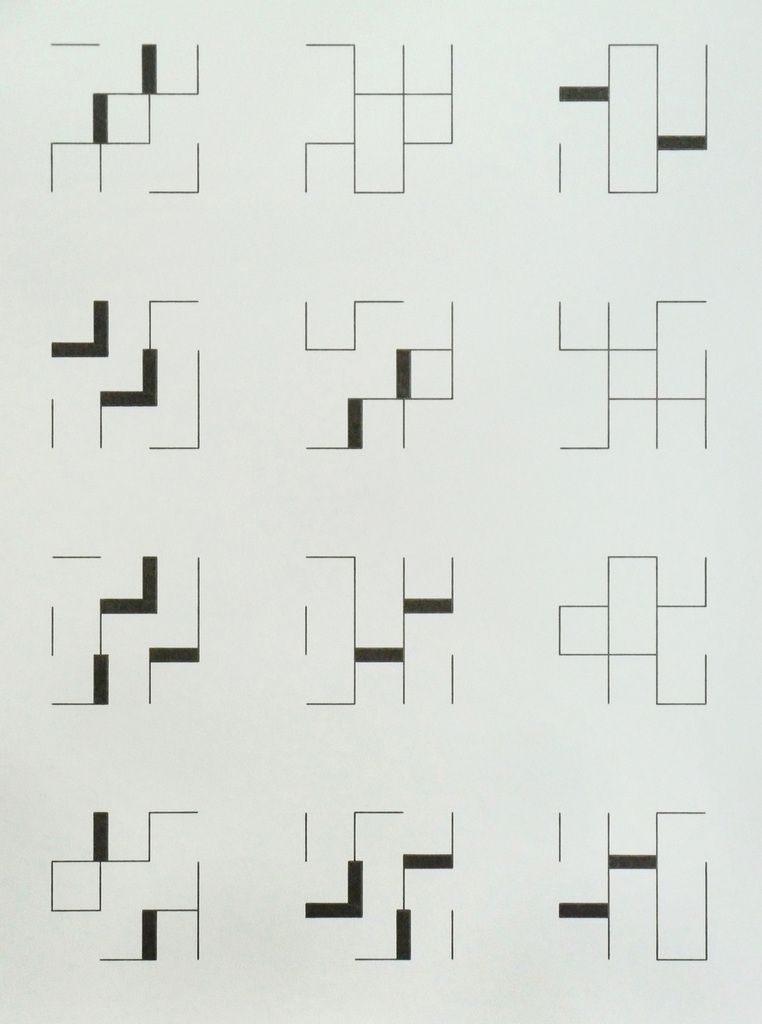

The Python source for this figure:
import pygame
import sys
import random

# ech permet de modifier l'echelle de la figure.
ech=int(sys.argv[1])
# color_background permet de récupérer la couleur du fond.
color_background=tuple(sys.argv[2])



def hex_to_rgb(value):
    value = value.lstrip('#')
    lv = len(value)
    return tuple(int(value[i:i + lv // 3], 16) for i in range(0, lv, lv // 3))

def start(ech,background_color):
    dico_possibilite = {1:['A','B','C'],2:['A','C','B'],3:['B','A','C'],4:['B','C','A'],5:['C','A','B'],6:['C','B','A']}
    dico_possibilite2 ={7:['A','B','C'],8:['A','C','B'],9:['B','A','C'],10:['B','C','A'],11:['C','A','B'],12:['C','B','A']}
    dico_coord = {1:(0,0),2:(240,0),3:(480,0),4:(0,240),5:(240,240),6:(480,240),7:(0,480),8:(240,480),9:(480,480),10:(0,720),11:(240,720),12:(480,720)}
    global width,height,screen
    width = ech*13
    height = 17*ech
    screen = pygame.surface.Surface((width, height))
    screen.fill(hex_to_rgb(background_color))
    affiche_carre_latin(dico_possibilite, dico_coord, dico_possibilite2)
    
def fig(matrice,ech,x0,y0):
    line_color = (0, 0, 0)
    noir = (0,0,0,255)
    for i in range(len(matrice)):
        for j in range(len(matrice[i])):
            if matrice[i][j] == "A":
                if pygame.Surface.get_at(screen, (x0 + ech*(j+1)+30,y0+ ech*(i+1))) == noir:
                    pygame.draw.line(screen, line_color, (x0 + ech * (j + 1), y0 + ech * (i + 1)),(x0 + ech * (j + 1) + 60,y0 +  ech * (i + 1)), width=7)
                else:
                    pygame.draw.line(screen, line_color, (x0 + ech*(j+1),y0 +  ech*(i+1)), (x0 + ech*(j+1)+60,y0 +  ech*(i+1)))
            if matrice[i][j] == "B":
                if pygame.Surface.get_at(screen, (x0 + ech * (j + 1)+30, y0 + ech * (i + 1)+60)) == noir:
                    pygame.draw.line(screen, line_color, (x0 + ech* (j + 1), y0 + ech * (i + 1)+60),(x0 + ech * (j + 1)+60, y0 + ech * (i + 1) + 60), width=7)
                    pygame.draw.line(screen, line_color, (x0 + ech * (j + 1) + 60, y0 + ech * (i + 1)+60),(x0 + ech * (j + 1),y0 + ech * (i + 1) + 60))
                elif pygame.Surface.get_at(screen, (x0 + ech * (j + 1)+60,y0 +  ech * (i + 1) + 30)) == noir:
                    pygame.draw.line(screen, line_color,(x0 + ech * (j + 1) + 60, y0 + ech * (i + 1)), (x0 + ech * (j + 1) + 60, y0 + ech * (i + 1) + 60),width=7)
                    pygame.draw.line(screen, line_color, (x0 + ech * (j + 1) + 60, y0 + ech * (i + 1)+60),(x0 + ech * (j + 1), y0 + ech * (i + 1) + 60))
                else:
                    pygame.draw.lines(screen, line_color, False, [(x0 + ech * (j + 1)+60,y0 +  ech * (i + 1)), (x0 + ech * (j + 1)+60, y0 + ech * (i + 1)+60), (x0 + ech * (j + 1), y0 + ech * (i+1)+60)])
                    
            if matrice[i][j] == "C":
                if pygame.Surface.get_at(screen, (x0 + ech * (j + 1), y0 + ech * (i + 1)+30)) == noir:
                    pygame.draw.line(screen, line_color, (x0 + ech * (j + 1), y0 + ech * (i + 1)), (x0 + ech * (j + 1), y0 + ech * (i + 1)+60),width=7)
                    
                    pygame.draw.line(screen, line_color, (x0 + ech * (j + 1)+60,y0 +  ech * (i + 1)), (x0 + ech * (j + 1)+60, y0 + ech * (i + 1) + 60))
                    
                elif pygame.Surface.get_at(screen, (x0 + ech * (j + 1)+60, y0 + ech * (i + 1)+30)) == noir:
                    pygame.draw.line(screen, line_color, (x0 + ech * (j + 1)+60,y0 +  ech * (i + 1)), (x0 + ech * (j + 1)+60,y0 +  ech * (i + 1) + 60),width=7)
                    
                    pygame.draw.line(screen, line_color, (x0 + ech * (j + 1), y0 + ech * (i + 1)), (x0 + ech * (j + 1), y0 + ech * (i + 1)+60))
                    
                else:
                    pygame.draw.line(screen, line_color, (x0 + ech * (j + 1), y0 + ech * (i + 1)), (x0 + ech * (j + 1), y0 + ech * (i + 1)+60))
                    
                    pygame.draw.line(screen, line_color, (x0 + ech * (j + 1)+60, y0 + ech * (i + 1)), (x0 + ech * (j + 1)+60,y0 +  ech * (i + 1) + 60))
                    


def carre_latin_lettre(x,y,z):
    matrice = [[0] * 3 for _ in range(3)]
    for i in range(3):
        matrice[i][0] = x
        matrice[i][1] = y
        matrice[i][2] = z
        x,y,z = z,x,y

    return(matrice)

def carre_latin_lettre2(x, y, z):
    matrice = [[0] * 3 for _ in range(3)]
    for i in range(3):
        matrice[i][0] = x
        matrice[i][1] = y
        matrice[i][2] = z
        x, y, z = y, z, x

    return(matrice)

def affichage_matrice(matrice):
    for i in range(len(matrice)):
        print(matrice[i])
        
def affiche_carre_latin(dico_possibilite,dico_coord,dico_possibilite2):
    for cle,val in dico_possibilite.items():
        x,y,z = val
        x0,y0 = dico_coord[cle]
        matrice = carre_latin_lettre(x,y,z)
        fig(matrice,60,x0,y0)
    for cle,val in dico_possibilite2.items():
        x,y,z = val
        x0,y0 = dico_coord[cle]
        matrice = carre_latin_lettre2(x,y,z)
        fig(matrice,60,x0,y0)
    # Enregistre la figure
    fichier='oeuvre.png'
    pygame.image.save(screen,fichier)


#permet de démarrer le script.
start(ech,color_background)
#if __name__ == "__main__":
    
    #(204, 221, 255)
    #total_matrice()